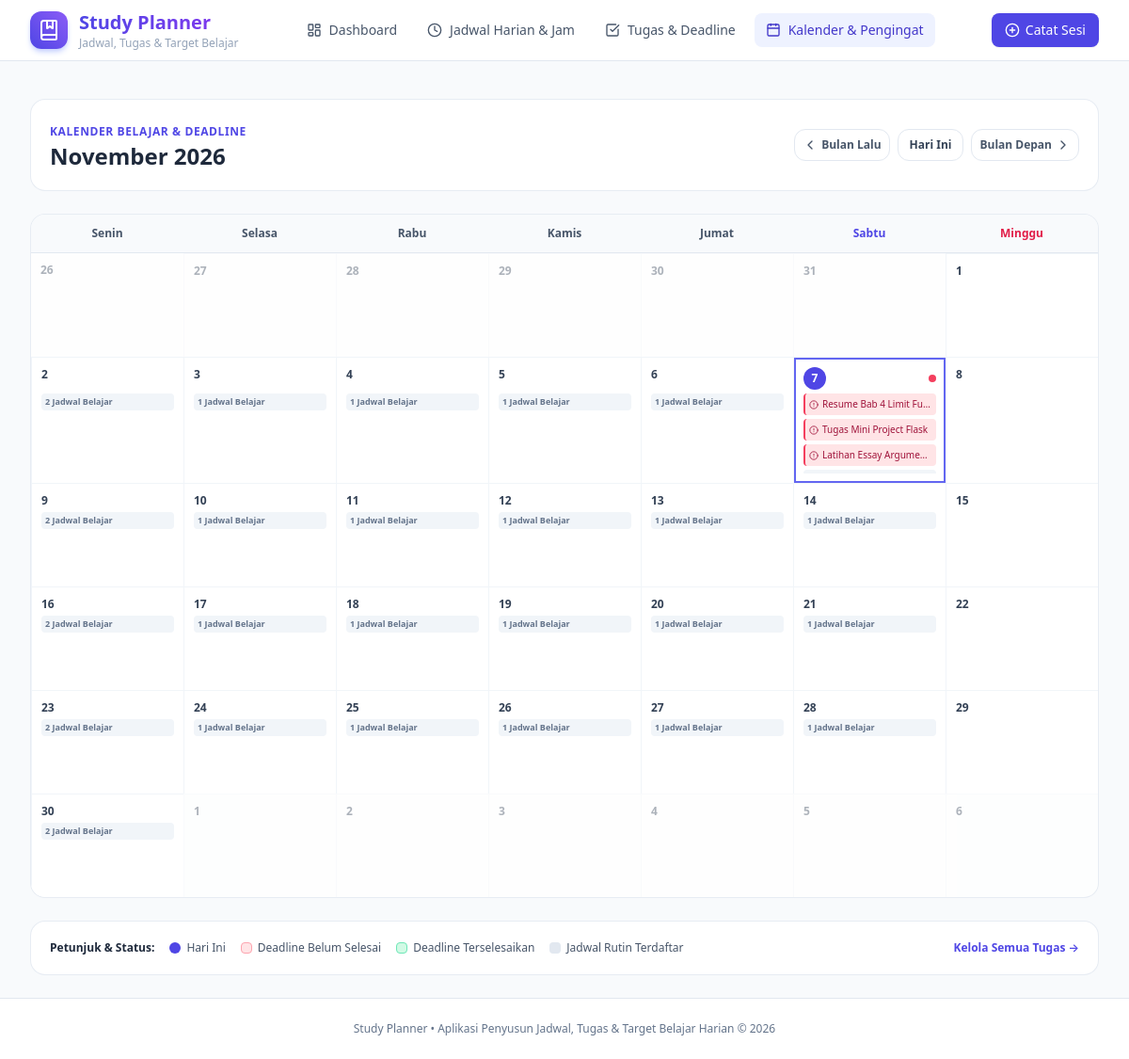
/calendar, run on the app's committed database.
### tables this page shows
CREATE TABLE tasks (
            id INTEGER PRIMARY KEY AUTOINCREMENT,
            title TEXT NOT NULL,
            subject TEXT,
            deadline DATE NOT NULL,
            priority TEXT DEFAULT 'Sedang', -- Rendah, Sedang, Tinggi
            status TEXT DEFAULT 'Belum Selesai', -- Belum Selesai, Selesai
            completed_at TIMESTAMP
        );

### app.py (the view)
@app.route('/calendar')
def view_calendar():
    year = request.args.get('year', date.today().year, type=int)
    month = request.args.get('month', date.today().month, type=int)
    first_day = date(year, month, 1)
    last_day_num = calendar.monthrange(year, month)[1]
    last_day = date(year, month, last_day_num)
    conn = get_db()
    cursor = conn.cursor()
    cursor.execute('''
        SELECT * FROM tasks
        WHERE deadline BETWEEN ? AND ?
        ORDER BY deadline ASC
    ''', (first_day.strftime('%Y-%m-%d'), last_day.strftime('%Y-%m-%d')))
    tasks_in_month = cursor.fetchall()
    tasks_by_date = {}
    for t in tasks_in_month:
        d = t['deadline']
        if d not in tasks_by_date:
            tasks_by_date[d] = []
        tasks_by_date[d].append(t)
    cursor.execute('SELECT * FROM study_schedules ORDER BY start_time ASC')
    all_schedules = cursor.fetchall()
    schedules_by_day = {day: [] for day in DAYS_OF_WEEK}
    for s in all_schedules:
        schedules_by_day[s['day_of_week']].append(s)
    conn.close()
    cal = calendar.Calendar(firstweekday=0) # Mulai dari Senin
    month_weeks = cal.monthdatescalendar(year, month)
    prev_month = month - 1 if month > 1 else 12
    prev_year = year if month > 1 else year - 1
    next_month = month + 1 if month < 12 else 1
    next_year = year if month < 12 else year + 1
    month_names_id = [
        "", "Januari", "Februari", "Maret", "April", "Mei", "Juni",
        "Juli", "Agustus", "September", "Oktober", "November", "Desember"
    ]
    return render_template(
        'calendar.html',
        year=year,
        month=month,
        month_name=month_names_id[month],
        month_weeks=month_weeks,
        today=date.today(),
        tasks_by_date=tasks_by_date,
        schedules_by_day=schedules_by_day,
        prev_month=prev_month,
        prev_year=prev_year,
        next_month=next_month,
        next_year=next_year,
        days_of_week=DAYS_OF_WEEK,
        get_indonesian_day_name=get_indonesian_day_name
    )

### app.py (called while the page is built)
def get_indonesian_day_name(d):
    idx = d.weekday() # 0 = Monday
    return DAYS_OF_WEEK[idx]

### database.py (called while the page is built)
def get_db():
    conn = sqlite3.connect(DATABASE)
    conn.row_factory = sqlite3.Row
    return conn

### templates/calendar.html (shortened to what this page needs)
{% extends "base.html" %}
{% block content %}
<div class="space-y-6">
    <div class="bg-white rounded-2xl border border-slate-200/80 p-5 shadow-xs flex flex-col sm:flex-row sm:items-center justify-between gap-4">
        <div>
            <span class="text-xs font-bold uppercase tracking-wider text-indigo-600">Kalender Belajar & Deadline</span>
            <h1 class="text-2xl font-bold text-slate-800">{{ month_name }} {{ year }}</h1>
        </div>
        <div class="flex items-center space-x-2">
            <a href="{{ url_for('view_calendar', year=prev_year, month=prev_month) }}" class="p-2 border border-slate-200 rounded-xl hover:bg-slate-50 text-slate-600 transition flex items-center space-x-1 text-xs font-semibold">
                <i data-lucide="chevron-left" class="w-4 h-4"></i>
                <span class="hidden sm:inline">Bulan Lalu</span>
            </a>
            <a href="{{ url_for('view_calendar', year=today.year, month=today.month) }}" class="px-3 py-2 border border-slate-200 rounded-xl hover:bg-slate-50 text-slate-700 text-xs font-semibold">
                Hari Ini
            </a>
            <a href="{{ url_for('view_calendar', year=next_year, month=next_month) }}" class="p-2 border border-slate-200 rounded-xl hover:bg-slate-50 text-slate-600 transition flex items-center space-x-1 text-xs font-semibold">
                <span class="hidden sm:inline">Bulan Depan</span>
                <i data-lucide="chevron-right" class="w-4 h-4"></i>
            </a>
        </div>
    </div>
    <div class="bg-white rounded-2xl border border-slate-200/80 shadow-xs overflow-hidden">
        <div class="grid grid-cols-7 border-b border-slate-200 bg-slate-50 text-center text-xs font-bold text-slate-600 py-3">
            <div>Senin</div>
            <div>Selasa</div>
            <div>Rabu</div>
            <div>Kamis</div>
            <div>Jumat</div>
            <div class="text-indigo-600">Sabtu</div>
            <div class="text-rose-600">Minggu</div>
        </div>
        <div class="grid grid-cols-7 divide-x divide-y divide-slate-100 min-h-[500px]">
            {% for week in month_weeks %}
                {% for d in week %}
                    {% set d_str = d.strftime('%Y-%m-%d') %}
                    {% set is_current_month = (d.month == month) %}
                    {% set is_today = (d == today) %}
                    {% set day_tasks = tasks_by_date.get(d_str, []) %}
                    {% set day_name = get_indonesian_day_name(d) %}
                    {% set day_schedules = schedules_by_day.get(day_name, []) %}
                    <div class="p-2 sm:p-2.5 flex flex-col justify-between transition min-h-[110px] {{ 'bg-slate-50/50 opacity-40' if not is_current_month else 'bg-white' }} {{ 'ring-2 ring-indigo-500 ring-inset bg-indigo-50/20' if is_today else '' }}">
                        <div class="flex items-center justify-between mb-1">
                            <span class="text-xs font-bold {{ 'w-6 h-6 rounded-full bg-indigo-600 text-white flex items-center justify-center' if is_today else 'text-slate-700' }}">
                                {{ d.day }}
                            </span>
                            {% if day_tasks %}
                                <span class="w-2 h-2 rounded-full bg-rose-500" title="{{ day_tasks|length }} Tugas"></span>
                            {% endif %}
                        </div>
                        <div class="space-y-1 flex-1 overflow-y-auto max-h-[85px]">
                            {% for t in day_tasks %}
                            <div class="text-[10px] p-1 rounded font-medium truncate flex items-center space-x-1 {{ 'bg-emerald-100 text-emerald-800 line-through' if t.status == 'Selesai' else 'bg-rose-100 text-rose-800 border-l-2 border-rose-500' }}" title="{{ t.title }} ({{ t.status }})">
                                <i data-lucide="alert-circle" class="w-2.5 h-2.5 shrink-0"></i>
                                <span class="truncate">{{ t.title }}</span>
                            </div>
                            {% endfor %}
                            {% if is_current_month and day_schedules %}
                            <div class="text-[9px] text-slate-500 bg-slate-100 px-1 py-0.5 rounded truncate" title="{% for s in day_schedules %}{{ s.start_time }}-{{ s.end_time }}: {{ s.subject }}; {% endfor %}">
                                <span class="font-semibold">{{ day_schedules|length }} Jadwal Belajar</span>
                            </div>
                            {% endif %}
                        </div>
                    </div>
                {% endfor %}
            {% endfor %}
        </div>
    </div>
    <div class="bg-white rounded-2xl border border-slate-200/80 p-5 shadow-xs flex flex-wrap items-center justify-between gap-4 text-xs text-slate-600">
        <div class="flex flex-wrap items-center gap-4">
            <span class="font-bold text-slate-800">Petunjuk & Status:</span>
            <span class="inline-flex items-center"><span class="w-3 h-3 rounded-full bg-indigo-600 mr-1.5"></span> Hari Ini</span>
            <span class="inline-flex items-center"><span class="w-3 h-3 rounded bg-rose-100 border border-rose-300 mr-1.5"></span> Deadline Belum Selesai</span>
            <span class="inline-flex items-center"><span class="w-3 h-3 rounded bg-emerald-100 border border-emerald-300 mr-1.5"></span> Deadline Terselesaikan</span>
            <span class="inline-flex items-center"><span class="w-3 h-3 rounded bg-slate-200 mr-1.5"></span> Jadwal Rutin Terdaftar</span>
        </div>
        <div>
            <a href="{{ url_for('tasks') }}" class="text-indigo-600 font-semibold hover:underline">Kelola Semua Tugas &rarr;</a>
        </div>
    </div>
</div>
{% endblock %}

### templates/base.html (style rules this page uses)
body { font-family: system-ui, -apple-system, BlinkMacSystemFont, 'Segoe UI', Roboto, Oxygen, Ubuntu, Cantarell, sans-serif; }

### data on the page
tasks: title "Resume Bab 4 Limit Fu…"
tasks: title "Tugas Mini Project Flask"
tasks: title "Latihan Essay Argume…"

### other printed values
{{ month_name }} "November"
{{ year }} "2026"
{{ d.day }} "26" "27" "28" "29" "30" "31" "1" "2" "3" "4" "5" "6" "7" "8" "9" "10" "11" "12" "13" "14" "15" "16" "17" "18" "19" "20" "21" "22" "23" "24" "25" "26" "27" "28" "29" "30" "1" "2" "3" "4" "5" "6"
{{ day_schedules|length }} "2" "1" "1" "1" "1" "2" "1" "1" "1" "1" "1" "2" "1" "1" "1" "1" "1" "2" "1" "1" "1" "1" "1" "2"
